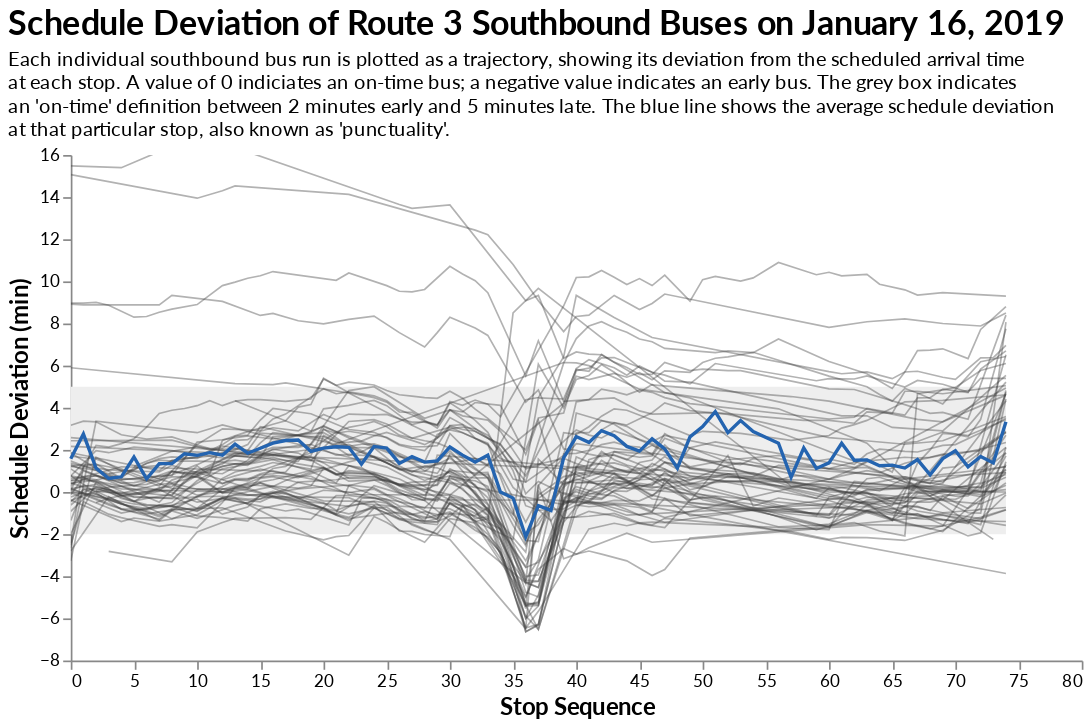

The cell this chart's notebook holds for it:
### Markdown cell above
Pretty messy in this case, but we can perhaps add some additional insight by showing the data we want a bit clearer and in the context of other performance measures:
* Thinned out lines for clearer picture
* Crop our Y axis (but not our data) to max out at 15 minutes
* Add an `area` in the background which shows where on-time performance falls within this context.
* Add a `punctuality` metric in the foreground showing the average deviation at each stop

In this example we'll do our first *layered* plot. With simple plots like this (i.e. no facets or small multiples) we can simply create two `Chart` objects and add them together before applying our desired styles.

### Code cell
# We can create a dataset of puntuality quickly using Panda's groupby function
punctuality = traj[['end_delta', 'stop_seq']].groupby('stop_seq', as_index=False).mean()

base = alt.Chart(traj).mark_line(size=1, color='#3F3F3F', opacity=0.4, clip=True).encode(
    alt.X('stop_seq:Q', title='Stop Sequence'),
    alt.Y('end_delta:Q', title='Schedule Deviation (min)', scale=alt.Scale(domain=([-7, 15]))),
    alt.Detail('trip_id'),
    # alt.Color('hours(end_time):O')
)

punct = alt.Chart(punctuality).mark_line(color='#2464B0').encode(
    alt.X('stop_seq:Q'),
    alt.Y('end_delta:Q')
)

area = alt.Chart(pd.DataFrame({
    'x': [0, traj.stop_seq.max()],
    'y': [-2, -2],
    'y2': [5, 5]
})).mark_area(fill='#EEEEEE').encode(
    alt.X('x:Q'),
    alt.Y('y:Q'),
    alt.Y2('y2:Q')
)

(area + base + punct).properties(
    title={
      "text": ["Schedule Deviation of Route 3 Southbound Buses on January 16, 2019"], 
      "subtitle": ["Each individual southbound bus run is plotted as a trajectory, showing its deviation from the scheduled arrival time", 
                   "at each stop. A value of 0 indiciates an on-time bus; a negative value indicates an early bus. The grey box indicates",
                   "an 'on-time' definition between 2 minutes early and 5 minutes late. The blue line shows the average schedule deviation",
                   "at that particular stop, also known as 'punctuality'."],
    },
    width=600, 
    height=300
).configure(
    font='Lato'
).configure_view(
    strokeWidth=0
).configure_axis(
    grid=False,
    titleFontSize=14
).configure_title(
    fontSize=20,
    anchor='start',
    subtitleFontSize=12,
    subtitlePadding=5
).configure_legend(
    labelFontSize=12,
    orient='top-left'
)

### Figure 1 — Vega-Lite specification as saved in the notebook (floating-point values rounded to 4 significant figures; data arrays with more than 128 entries replaced by an {"elided": "..."} marker saying what was removed)
{"config": {"view": {"continuousWidth": 400, "continuousHeight": 300, "strokeWidth": 0}, "axis": {"grid": false, "titleFontSize": 14}, "font": "Lato", "legend": {"labelFontSize": 12, "orient": "top-left"}, "title": {"anchor": "start", "fontSize": 20, "subtitleFontSize": 12, "subtitlePadding": 5}}, "layer": [{"data": {"name": "data-53e4071ec64c014475975668dcc3c4c8"}, "mark": {"type": "area", "fill": "#EEEEEE"}, "encoding": {"x": {"field": "x", "type": "quantitative"}, "y": {"field": "y", "type": "quantitative"}, "y2": {"field": "y2"}}}, {"data": {"name": "data-2b0d468271b9f972d6ac22538fb9a63e"}, "mark": {"type": "line", "clip": true, "color": "#3F3F3F", "opacity": 0.4, "size": 1}, "encoding": {"detail": {"field": "trip_id", "type": "quantitative"}, "x": {"field": "stop_seq", "title": "Stop Sequence", "type": "quantitative"}, "y": {"field": "end_delta", "scale": {"domain": [-7, 15]}, "title": "Schedule Deviation (min)", "type": "quantitative"}}}, {"data": {"name": "data-337e4c114d47b38fd3500ba4e6e159d1"}, "mark": {"type": "line", "color": "#2464B0"}, "encoding": {"x": {"field": "stop_seq", "type": "quantitative"}, "y": {"field": "end_delta", "type": "quantitative"}}}], "height": 300, "title": {"text": ["Schedule Deviation of Route 3 Southbound Buses on January 16, 2019"], "subtitle": ["Each individual southbound bus run is plotted as a trajectory, showing its deviation from the scheduled arrival time", "at each stop. A value of 0 indiciates an on-time bus; a negative value indicates an early bus. The grey box indicates", "an 'on-time' definition between 2 minutes early and 5 minutes late. The blue line shows the average schedule deviation", "at that particular stop, also known as 'punctuality'."]}, "width": 600, "$schema": "https://vega.github.io/schema/vega-lite/v4.17.0.json", "datasets": {"data-53e4071ec64c014475975668dcc3c4c8": [{"x": 0, "y": -2, "y2": 5}, {"x": 74, "y": -2, "y2": 5}], "data-2b0d468271b9f972d6ac22538fb9a63e": {"elided": "2058 records"}, "data-337e4c114d47b38fd3500ba4e6e159d1": [{"stop_seq": 0, "end_delta": 1.579}, {"stop_seq": 1, "end_delta": 2.752}, {"stop_seq": 2, "end_delta": 1.133}, {"stop_seq": 3, "end_delta": 0.6413}, {"stop_seq": 4, "end_delta": 0.7226}, {"stop_seq": 5, "end_delta": 1.661}, {"stop_seq": 6, "end_delta": 0.6311}, {"stop_seq": 7, "end_delta": 1.349}, {"stop_seq": 8, "end_delta": 1.35}, {"stop_seq": 9, "end_delta": 1.817}, {"stop_seq": 10, "end_delta": 1.742}, {"stop_seq": 11, "end_delta": 1.867}, {"stop_seq": 12, "end_delta": 1.751}, {"stop_seq": 13, "end_delta": 2.274}, {"stop_seq": 14, "end_delta": 1.843}, {"stop_seq": 15, "end_delta": 2.076}, {"stop_seq": 16, "end_delta": 2.319}, {"stop_seq": 17, "end_delta": 2.445}, {"stop_seq": 18, "end_delta": 2.471}, {"stop_seq": 19, "end_delta": 1.924}, {"stop_seq": 20, "end_delta": 2.083}, {"stop_seq": 21, "end_delta": 2.148}, {"stop_seq": 22, "end_delta": 2.121}, {"stop_seq": 23, "end_delta": 1.322}, {"stop_seq": 24, "end_delta": 2.163}, {"stop_seq": 25, "end_delta": 2.081}, {"stop_seq": 26, "end_delta": 1.361}, {"stop_seq": 27, "end_delta": 1.68}, {"stop_seq": 28, "end_delta": 1.421}, {"stop_seq": 29, "end_delta": 1.48}, {"stop_seq": 30, "end_delta": 2.139}, {"stop_seq": 31, "end_delta": 1.752}, {"stop_seq": 32, "end_delta": 1.422}, {"stop_seq": 33, "end_delta": 1.744}, {"stop_seq": 34, "end_delta": 0.004386}, {"stop_seq": 35, "end_delta": -0.2885}, {"stop_seq": 36, "end_delta": -2.132}, {"stop_seq": 37, "end_delta": -0.6496}, {"stop_seq": 38, "end_delta": -0.875}, {"stop_seq": 39, "end_delta": 1.623}, {"stop_seq": 40, "end_delta": 2.633}, {"stop_seq": 41, "end_delta": 2.357}, {"stop_seq": 42, "end_delta": 2.916}, {"stop_seq": 43, "end_delta": 2.672}, {"stop_seq": 44, "end_delta": 2.166}, {"stop_seq": 45, "end_delta": 1.939}, {"stop_seq": 46, "end_delta": 2.525}, {"stop_seq": 47, "end_delta": 2.046}, {"stop_seq": 48, "end_delta": 1.133}, {"stop_seq": 49, "end_delta": 2.621}, {"stop_seq": 50, "end_delta": 3.104}, {"stop_seq": 51, "end_delta": 3.811}, {"stop_seq": 52, "end_delta": 2.817}, {"stop_seq": 53, "end_delta": 3.392}, {"stop_seq": 54, "end_delta": 2.868}, {"stop_seq": 56, "end_delta": 2.317}, {"stop_seq": 57, "end_delta": 0.7}, {"stop_seq": 58, "end_delta": 2.092}, {"stop_seq": 59, "end_delta": 1.118}, {"stop_seq": 60, "end_delta": 1.387}, {"stop_seq": 61, "end_delta": 2.313}, {"stop_seq": 62, "end_delta": 1.508}, {"stop_seq": 63, "end_delta": 1.526}, {"stop_seq": 64, "end_delta": 1.245}, {"stop_seq": 65, "end_delta": 1.277}, {"stop_seq": 66, "end_delta": 1.138}, {"stop_seq": 67, "end_delta": 1.54}, {"stop_seq": 68, "end_delta": 0.8167}, {"stop_seq": 69, "end_delta": 1.586}, {"stop_seq": 70, "end_delta": 1.958}, {"stop_seq": 71, "end_delta": 1.196}, {"stop_seq": 72, "end_delta": 1.691}, {"stop_seq": 73, "end_delta": 1.383}, {"stop_seq": 74, "end_delta": 3.337}]}}
